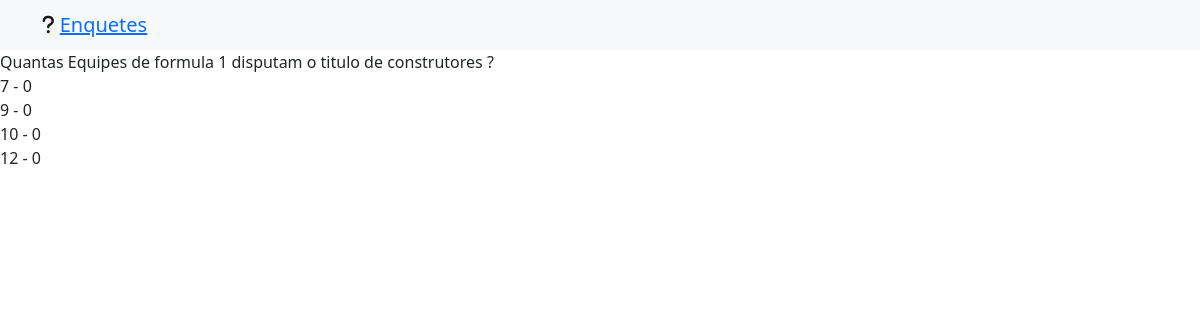
Screenshot of /enquente/results/2/ with the database file from the repository.
### enquetes/models.py (models this page shows, shortened)
class Question(models.Model):
    question_text = models.CharField(max_length=200)
    pub_date = models.DateTimeField('de publicação')

class Choice(models.Model):
    question = models.ForeignKey(Question, on_delete=models.CASCADE)
    choice_text = models.CharField(max_length=200)
    votes = models.IntegerField('Quantidade de votos', default=0)

### enquetes/views.py (the view)
class QuestionResults(View):
    def get(self, request, *args, **kwargs):
        question_id = kwargs['question_id']
        question = get_object_or_404(Question, pk=question_id)
        context = {'question': question}
        return render(request, 'enquetes/pages/question_results.html', context)

### enquetes/templates/enquetes/pages/question_results.html
{% include 'enquetes/partials/head.html' %}
{% include 'enquetes/partials/navbar.html' %}
{{ question.question_text }}
  <br>
  {% for choice in question.choice_set.all %}
  <label for="alt{{ forloop.counter }}"> {{ choice.choice_text }} - {{ choice.votes }}</label><br />
  {% endfor %}

### rows the page displays
Question: question_text "Quantas Equipes de formula 1 disputam o titulo de construtores ?"
Choice: choice_text "7", votes "0"
Choice: choice_text "9", votes "0"
Choice: choice_text "10", votes "0"
Choice: choice_text "12", votes "0"
